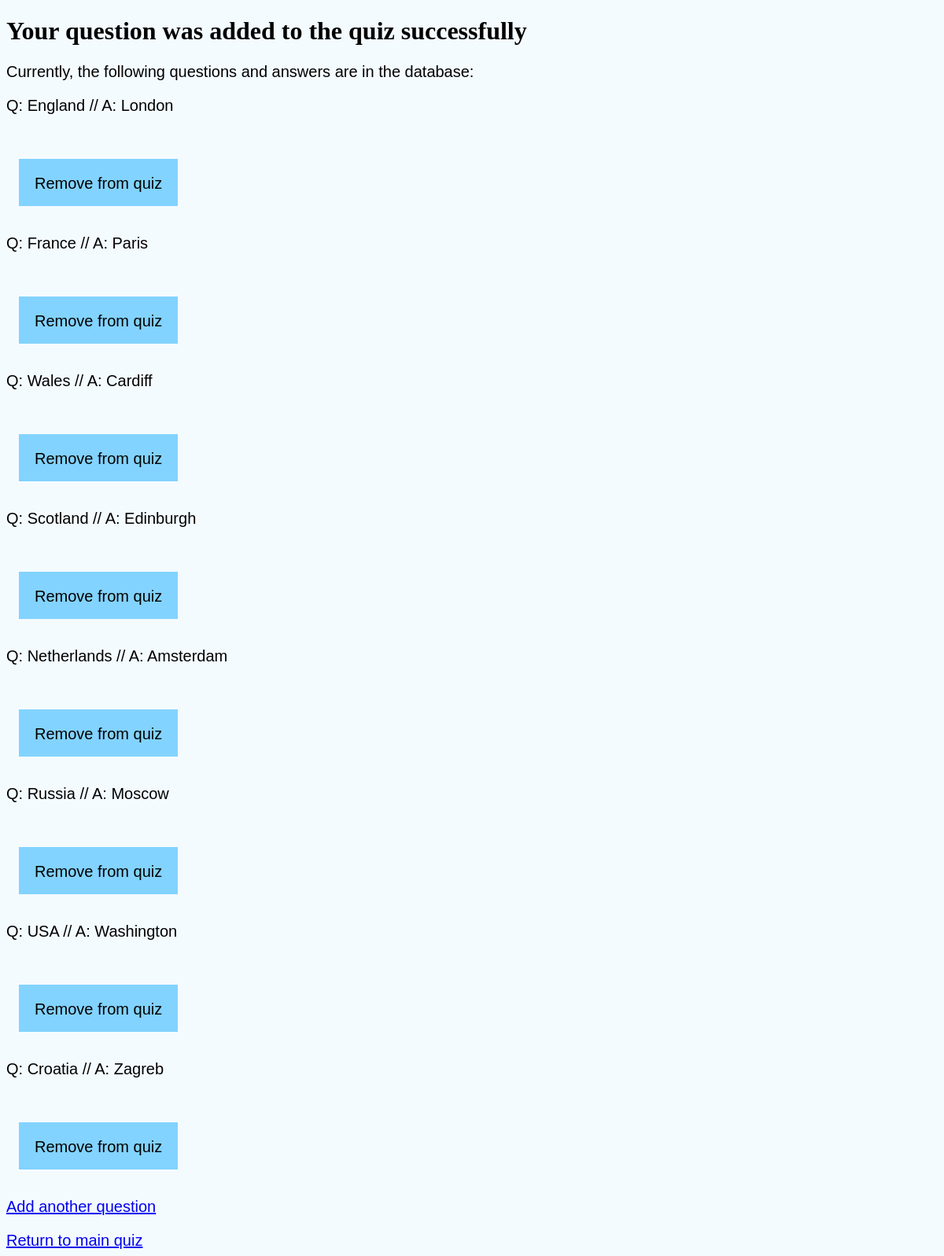
Page /success on the committed database.
### app/models.py (models this page shows, shortened)
class Question(db.Model):
    id = db.Column(db.Integer, primary_key=True)
    question = db.Column(db.String(120), index=True, unique=False)
    answer = db.Column(db.String(120), index=True, unique=False)

### app/routes.py (the view)
@app.route("/success", methods=["GET"])
def success():
	questions = Question.query.all()
	return render_template("success.html", questions=questions)

### app/templates/success.html (shortened to what this page needs)
{% extends "base.html" %}
{% block body %}
	<h1>Your question was added to the quiz successfully</h1>
	<p>Currently, the following questions and answers are in the database:</p>
	{% for question in questions %}
		<p>Q: {{ question.question }} // A: {{ question.answer }}</p>
		<form method="POST" action="./delete">
			<input type="submit" value="Remove from quiz">
		</form>
	{% endfor %}
	<p><a href="/edit">Add another question</a></p>
	<p><a href="/">Return to main quiz</a></p>
{% endblock %}

### app/templates/base.html (shortened to what this page needs)
<!DOCTYPE html>
<html>
<head>
	<link rel="stylesheet" href="{{ url_for('static', filename='css/main.css') }}"/>
</head>
<body>
	{% block body %}{% endblock %}
</body>
</html>

### app/static/css/main.css (style rules this page uses)
body { align-items: center; background-color: #F4FBFF; }
form { padding: 1em; }
p { font-family: Nunito, sans-serif; margin-bottom: 0px; font-size: 1.25em; }
input[type="submit"], textarea { background-color: #82D3FF; border: none; padding: 1em; height: 3em; margin-top: 2em; font-family: Nunito, sans-serif; font-size: 1.25em; }

### rows in the picture
Question: question "England", answer "London"
Question: question "France", answer "Paris"
Question: question "Wales", answer "Cardiff"
Question: question "Scotland", answer "Edinburgh"
Question: question "Netherlands", answer "Amsterdam"
Question: question "Russia", answer "Moscow"
Question: question "USA", answer "Washington"
Question: question "Croatia", answer "Zagreb"
